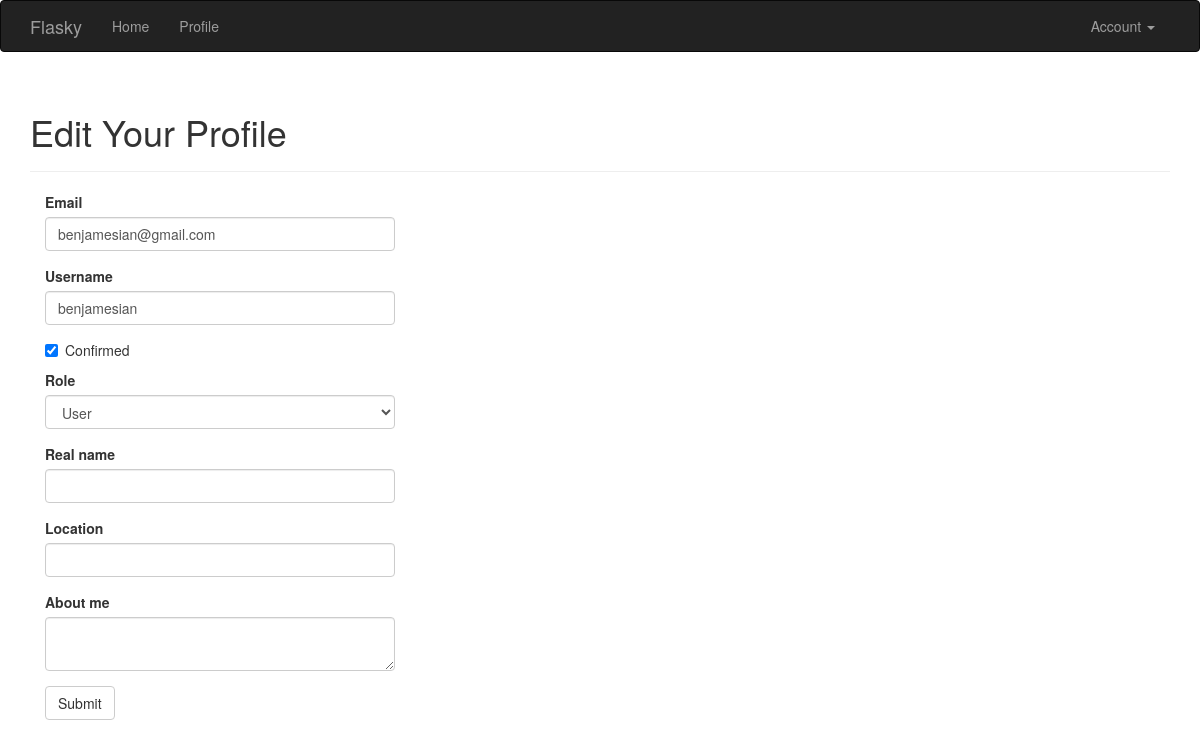
Page /edit-profile/2 (signed in) on the earlier database version.
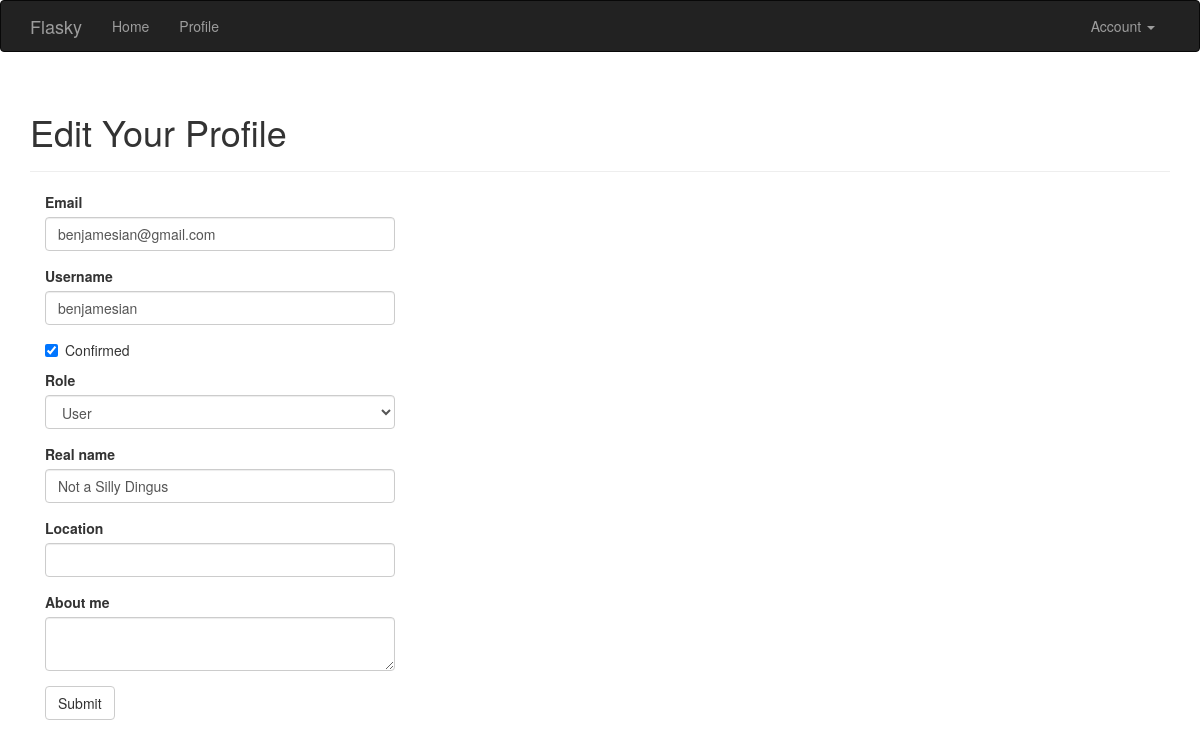
Same page on the later database version.
### app/models.py (models this page shows, shortened)
class User(UserMixin, db.Model):
    __tablename__ = 'users'
    id = db.Column(db.Integer, primary_key=True)
    email = db.Column(db.String(64), unique=True, index=True)
    username = db.Column(db.String(64), unique=True, index=True)
    role_id = db.Column(db.Integer, db.ForeignKey('roles.id'))
    password_hash = db.Column(db.String(128))
    confirmed = db.Column(db.Boolean, default=False)
    name = db.Column(db.String(64))
    location = db.Column(db.String(64))
    about_me = db.Column(db.Text())
    member_since = db.Column(db.DateTime(), default=datetime.utcnow)
    last_seen = db.Column(db.DateTime(), default=datetime.utcnow)
    avatar_hash = db.Column(db.String(32))
    posts = db.relationship('Post', backref='author', lazy='dynamic')
    def ping(self):
        self.last_seen = datetime.utcnow()
        db.session.add(self)
        db.session.commit()
    @property
    def password(self):
        raise AttributeError('password is not a readable attribute')
    def can(self, perm):
        return self.role is not None and self.role.has_permission(perm)

### app/main/views.py (the view, shortened to what this page needs)
@main.route('/edit-profile/<int:id>', methods=['GET', 'POST'])
@login_required
@admin_required
def edit_profile_admin(id):
    user = User.query.get_or_404(id)
    form = EditProfileAdminForm(user=user)
    form.email.data = user.email
    form.username.data = user.username
    form.confirmed.data = user.confirmed
    form.role.data = user.role_id
    form.name.data = user.name
    form.location.data = user.location
    form.about_me.data = user.about_me
    return render_template('edit_profile.html', form=form, user=user)

### app/main/forms.py (shortened to what this page needs)
class EditProfileAdminForm(FlaskForm):
    email = StringField('Email', validators=[
                        DataRequired(), Length(1, 64), Email()])
    username = StringField('Username', validators=[
        DataRequired(), Length(1, 64),
        Regexp('^[A-Za-z][A-Za-z0-9_.]*$', 0,
               'Usernames must have only letters, numbers, dots or '
               'underscores')])
    confirmed = BooleanField('Confirmed')
    role = SelectField('Role', coerce=int)
    name = StringField('Real name', validators=[Length(0, 64)])
    location = StringField('Location', validators=[Length(0, 64)])
    about_me = TextAreaField('About me')
    submit = SubmitField('Submit')
    def __init__(self, user, *args, **kwargs):
        super(EditProfileAdminForm, self).__init__(*args, **kwargs)
        self.role.choices = [(role.id, role.name)
                             for role in Role.query.order_by(Role.name).all()]
        self.user = user

### app/main/__init__.py (called while the page is built)
@main.app_context_processor
def inject_permissions():
    return dict(Permission=Permission)

### app/models.py (called while the page is built)
@login_manager.user_loader
def load_user(user_id):
    return User.query.get(int(user_id))

### app/templates/edit_profile.html (shortened to what this page needs)
{% extends "base.html" %}
{% import "bootstrap/wtf.html" as wtf %}
{% block page_content %}
<div class="page-header">
    <h1>Edit Your Profile</h1>
</div>
<div class="col-md-4">
    {{ wtf.quick_form(form) }}
</div>
{% endblock %}

Differences in the rows shown:
changed User "benjamesian@gmail.com": name (not shown) → "Not a Silly Dingus"
